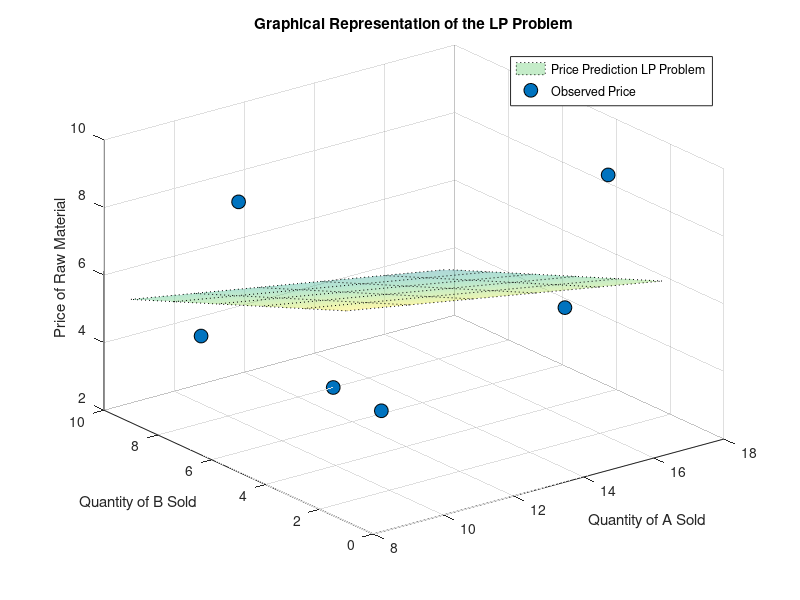

Source code (MATLAB):
%% Assignment 1 Q2a
QA = [9,13,17,10,15,8]; %No. of Product A　sold
QB = [1,8,3,9,2,5]; %No. of Product B sold
P = [5,2,9,4,6,10]; %Price of raw Material

%Objective Function
f = [0;0;0;1]; % [c0;c1;c2;z]
%Subjected to the constraint
A = [-ones(6,1),-QA',-QB',-ones(6,1);
    ones(6,1),QA',QB',-ones(6,1)];
b =[-P';P'];
lb = [];
ub = [];
% Solve the LP Problem Using linprog()
[x, fval] = linprog(f,A,b,[],[],lb,[]);



%Graphical Representation

[qa,qb] = meshgrid(linspace(min(QA),max(QA),6),linspace(min(QB),max(QB),6));
Y = x(1)+x(2).*qa+x(3).*qb;
surf(qa,qb,Y,'FaceAlpha',0.35, 'FaceColor','interp','LineStyle',':')
hold on
scatter3(QA,QB,P, 100,'filled','MarkerEdgeColor','k',...
        'MarkerFaceColor',[0 .45 .75])
legend({'Price Prediction LP Problem','Observed Price'})
xlabel('Quantity of A Sold')
ylabel('Quantity of B Sold')
zlabel('Price of Raw Material')
title('Graphical Representation of the LP Problem')
